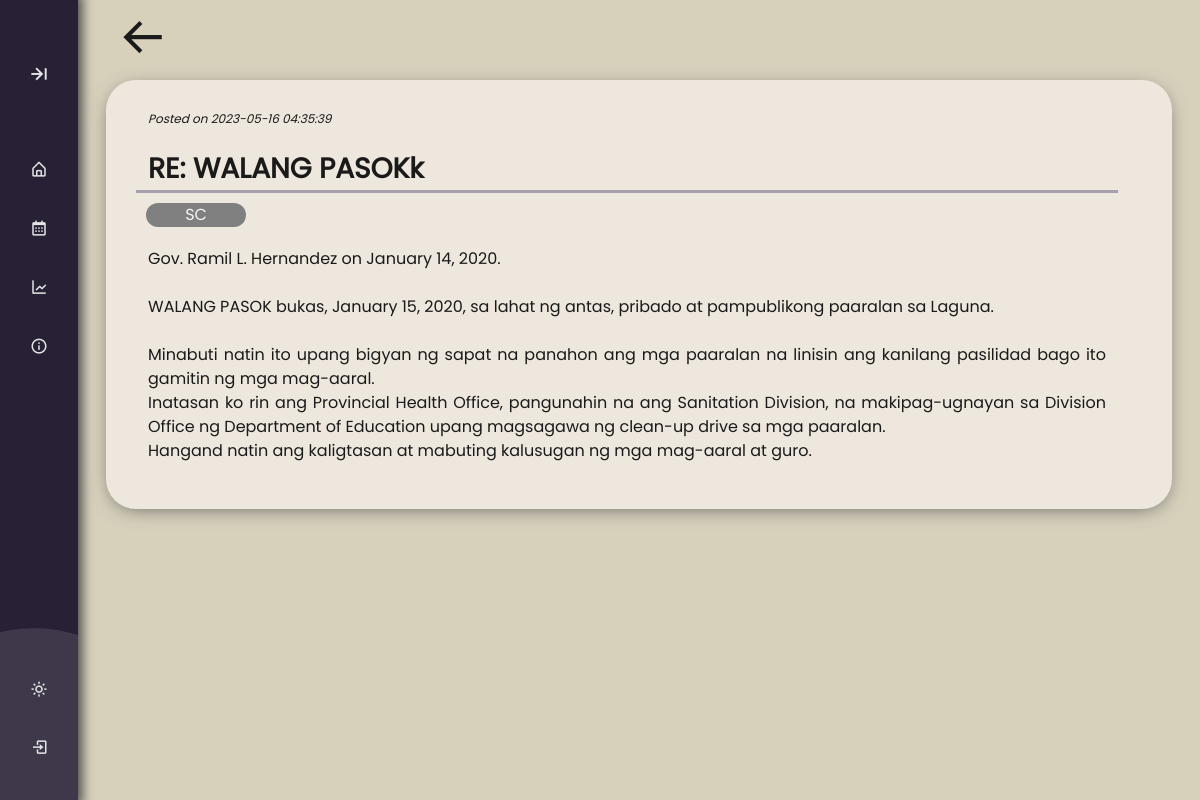
The page /HOM-post.php?eec=19 on the database its author committed.
### tables this page shows
CREATE TABLE `post` (
  `post_id` int(11) NOT NULL,
  `post_calendar` date DEFAULT NULL,
  `post_tag` varchar(15) NOT NULL,
  `post_title` varchar(60) NOT NULL,
  `post_description` text NOT NULL,
  `post_cover` text DEFAULT NULL,
  `post_photos` text DEFAULT NULL,
  `post_schedule` datetime NOT NULL
);

### php/HOM-post-data.php (called while the page is built)
<?php
    $dbname=mysqli_connect("localhost","root","","pupets");
    if(isset($_GET['eec'])){
        $id = $_GET['eec'];
        $get_post = mysqli_query($dbname,"SELECT * FROM post WHERE post_id = '$id';");
        $post_row = mysqli_fetch_array($get_post);
    }
?>

### HOM-post.php (the view, shortened to what this page needs)
<?php
  include './php/HOM-post-data.php';
?>
<!DOCTYPE html>
<html lang="en">
  <head>
    <link rel="stylesheet" href="css/theme-mode.css">
    <link rel="stylesheet" href="./css/boxicons.css">
    <link rel="stylesheet" href="./css/responsive.css">
    <link rel="stylesheet" href="./css/sidebar-style.css">
    <link rel="stylesheet" href="./css/home-sidebar-style.css">
    <link rel="stylesheet" href="./css/bootstrap.css">
    <link rel="stylesheet" href="./css/HOM-index.css">
    <link rel="stylesheet" href="./css/HOM-post.css">
  </head>
  <body>
    <div class="sidebar box-shadow">
      <div class="bottom-design">
        <div class="design1"></div>
      </div>
      <div class="logo_details">
        <i class="bx bx-arrow-to-right" id="btn"></i>
      </div>
      <div class="wrapper">
        <div class="sidebar-content-container">
          <ul class="nav-list">
            <li class="nav-item">
              <a href="index.php">
                <i class="bx bx-home-alt"></i>
              </a>
            </li>
            <li class="nav-item">
              <a href="calendar.html">
                <i class="bx bx-calendar"></i>
              </a>
            </li>
            <li class="nav-item">
              <a href="results.html">
                <i class="bx bx-line-chart"></i>
              </a>
            </li>
            <li class="nav-item">
              <a href="about.php">
                <i class="bx bx-info-circle"></i>
              </a>
            </li>
          </ul>
        </div>
        <div class="bottom-container">
          <div class="mode-btn" id="theme-toggle">
            <i class='lightmode bx bx-sun'></i>
          </div>
          <?php
            if(isset($_SESSION['user_username'])){
          ?>
            <li class="nav-item bottom">
              <a href="./php/sign-out.php">
                <i class="bx bx-log-out"></i>
                <span class="link_name">Sign Out</span>
              </a>
            </li>
          <?php
            }
            else{
          ?>
              <li class="nav-item bottom">
                <a onclick="show()">
                  <i class="bx bx-log-in"></i>
                </a>
              </li>
          <?php
            }
          ?>
        </div>
      </div>
    </div>
    <section class="home-section">
      <div class="container">
        <div class="row">
        <a href="index.php" class="link-button">
          <i class='back bx bx-arrow-back'></i>
        </a>
        </div>
        <div class="row post">
          <div class="row">
            <p class="post-date">
              Posted on <?php echo $post_row[7];?>
            </p>
          </div>
          <div class="row">
            <p class="post-title">
              <?php echo $post_row[3];?>
            </p>
          </div>
          <div class="row">
            <p class="post-tag <?php echo $post_row[2];?>">
              <?php echo $post_row[2];?>
            </p>
          </div>
          <div class="row">
            <p class="post-description">
              <?php
                $text = $post_row[4];
                $formattedText = nl2br($text);
                echo $formattedText;
              ?>
            </p>
          </div>
        </div>
      </div>
    </section>
  </body>
</html>

### css/theme-mode.css (style rules this page uses)
:root[data-theme="light"] { --color-sidebar-bg:#282135; --color-sidebar-text: #e5e5e5; --color-sidebar-active: #635B81CC; --color-sidebar-subactive: #635B8180; --color-sidebar-hover: #635B8180; --color-sidebar-sublist-1: #FF605C; --color-sidebar-sublist-2: #00CA4E; --color-sidebar-sublist-3: #FFB546; --color-sidebar-sublist-4: #9747FF; --color-sidebar-chevron-icon: #FFB546; --color-shadow: #555; --color-body: #D7D1BC; --color-content-text: #1a1a1a; --color-content-line: #635B8180; --color-content-card: #EDE7DD; --color-search-show: #FF605C; --color-content-button: #EDE7DD; --color-content-button-line: #635B81; --color-acap: #9747FF; --color-aeces: #A84444; --color-elite: #DF851B; --color-give: #73A9CC; --color-jehra: #D3B692; --color-jmap: #FFBD44; --color-jpia: #CF1659; --color-piie: #16BA9D; --color-red: #A84444; --color-yellow: #FFB546; --color-green: #7FC76D; }
[data-theme='light'] .lightmode, [data-theme='dark'] .darkmode { display: block !important; }

### css/sidebar-style.css (style rules this page uses)
* { padding: 0%; margin: 0%; box-sizing: border-box; font-family: 'Poppins'; }
body { min-height: 100vh; }
.box-shadow { -webkit-box-shadow: 0 0 10px 5px var(--color-shadow); -moz-box-shadow: 0 0 10px 5px var(--color-shadow); box-shadow: 0 0 10px 5px var(--color-shadow); }
.sidebar { min-height: 100vh; width: 78px; padding: 4px 14px; z-index: 99; background-color: var(--color-sidebar-bg); transition: all .5s ease; position: fixed; top:0; left: 0; overflow: hidden; }
.sidebar-content-container { height: 65vh; overflow-y: hidden; overflow-x: hidden; }
.wrapper { height: 100%; transition: all .5s ease; }
ul { padding-left: 0 !important; }
.sidebar .logo_details { height: 60px; display: flex; align-items: center; position: relative; }
.logo_details { margin-top: 40px; margin-bottom: 40px; }
.sidebar .logo_details #btn { position: absolute; top:50%; right: 0; transform: translateY(-50%); font-size: 23px; text-align: center; cursor: pointer; transition: all .5s ease; }
.sidebar i { color:var(--color-sidebar-text); height: 60px; line-height: 60px; min-width: 50px; font-size: 25px; text-align: center; }
.sidebar .nav-item { position: relative; margin:8px 0; list-style: none; }
.sidebar .nav-item a { display: flex; width: 100%; align-items: center; text-decoration: none; background-color: transparent; position: relative; transition: all .5s ease; z-index: 12; padding: 8px 0; }
.sidebar .nav-item a::after { content: ""; position: absolute; width: 100%; height: 100%; transform: scaleX(0); background-color: var(--color-sidebar-hover); border-radius: 5px; transition: transform 0.3s ease-in-out; transform-origin: left; z-index: -2; }
.sidebar .nav-item i { height: 35px; line-height: 35px; font-size: 18px; border-radius: 5px; }
.home-section { position: relative; background-color: var(--color-body); min-height: 100vh; top:0; left:78px; width: calc(100% - 78px); transition: all .5s ease; z-index: 2; }
.sidebar-content-container { direction: ltr; }
.nav-list { direction: ltr; }
.bottom-design { position: absolute; display: flex; align-items: end; height: 100%; }
.design1 { position: absolute; background-color: white; padding: 140px; opacity: 10%; border-radius: 100%; bottom: -13%; left: -120px; }

### css/home-sidebar-style.css (style rules this page uses)
.sidebar-content-container { margin-top: -8px; }
.mode-btn { position: relative; cursor: pointer; transition: all .5s ease; padding: 0px 0; border-radius: 5px; margin: 8px 0; padding: 0px 0 !important; display: flex; align-items: center; height: 50px; width: 50px; z-index: 99; }
.mode-btn i { font-size: 18px; display: none; }
.bottom { display: flex; align-items: center; justify-content: space-between; }
.bottom a { width: 100% !important; }

### css/HOM-index.css (style rules this page uses)
.container { width: 95%; }
.SC { background-color: gray; }
.post-date { font-size: 10px; font-style: italic; margin-bottom: 0; color: var(--color-content-text); }

### rows shown on the page
post: post_schedule "2023-05-16 04:35:39", post_title "RE: WALANG PASOKk", post_tag "SC", post_description "Gov. Ramil L. Hernandez on January 14, 2020. WALANG PASOK bukas, January 15, 2020, sa lahat ng antas, pribado at pampublikong paaralan sa Laguna. Minabuti natin ito upang bigyan ng sapat na panahon ang mga paaralan na linisin ang kanilang pasilidad bago ito gamitin ng mga mag-aaral. Inatasan ko rin ang Provincial Health Office, pangunahin na ang Sanitation Division, na makipag-ugnayan sa Division Office ng Department of Education upang magsagawa ng clean-up drive sa mga paaralan. Hangand natin ang kaligtasan at mabuting kalusugan ng mga mag-aaral at guro."
